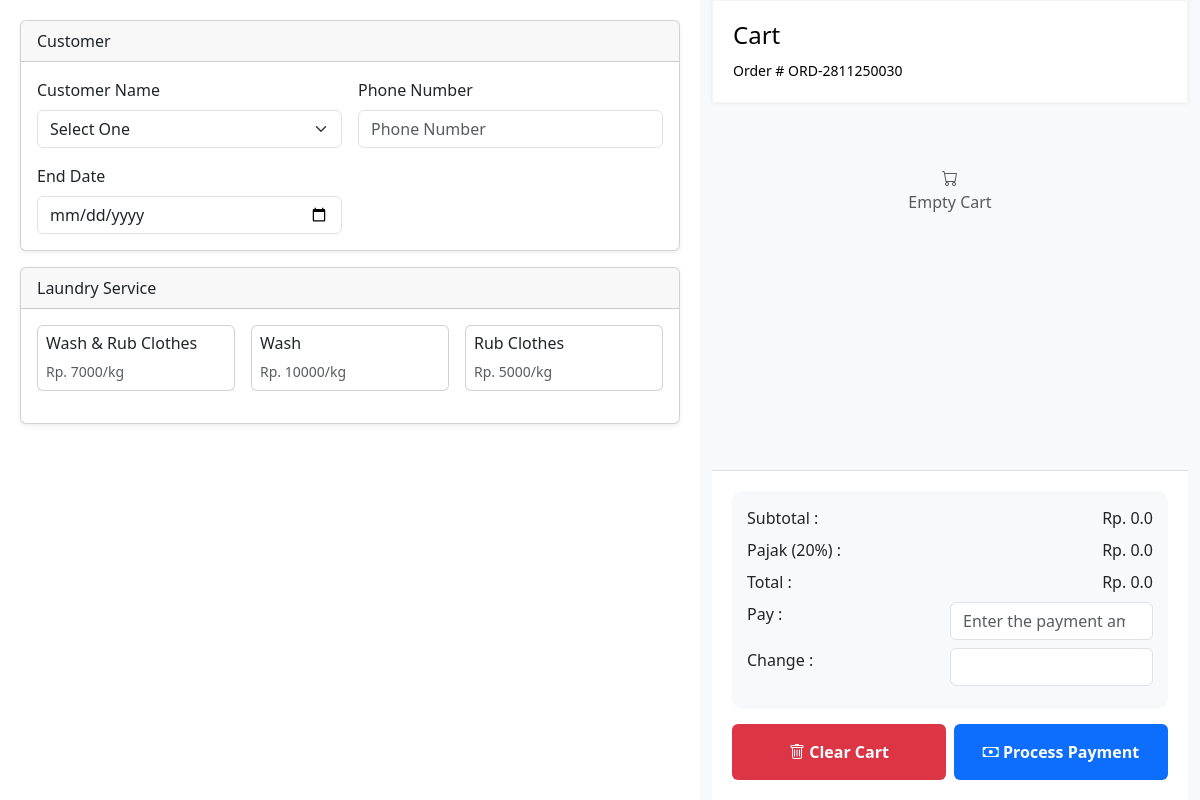
The app's page /pos/add-order.php, older data.
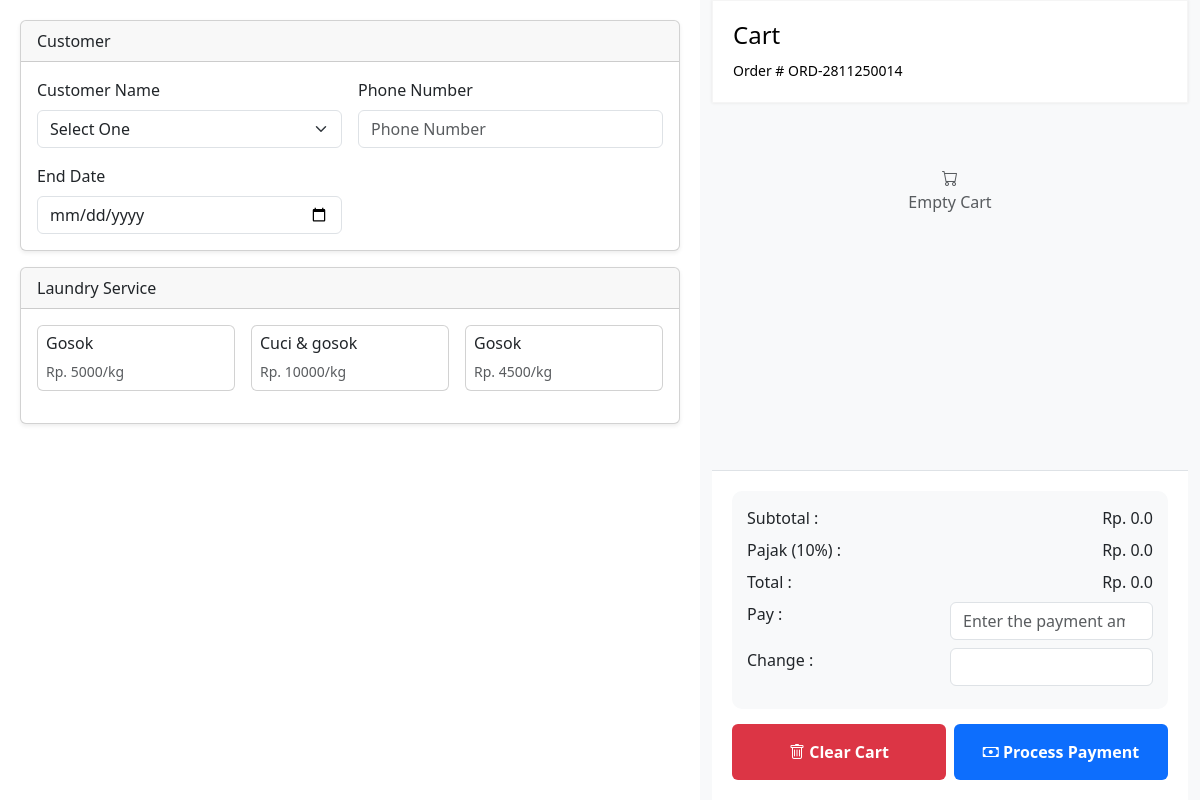
The same page, newer data.
### tables this page shows
CREATE TABLE `services` (
  `id` int(11) NOT NULL,
  `name` varchar(50) NOT NULL,
  `price` int(11) NOT NULL,
  `description` text NOT NULL,
  `created_at` timestamp NOT NULL DEFAULT current_timestamp(),
  `updated_at` timestamp NULL DEFAULT NULL ON UPDATE current_timestamp()
);

CREATE TABLE `trans_orders` (
  `id` int(11) NOT NULL,
  `customer_id` int(11) NOT NULL,
  `order_code` varchar(20) NOT NULL,
  `order_end_date` date NOT NULL,
  `order_status` tinyint(1) NOT NULL DEFAULT 0,
  `order_pay` int(11) NOT NULL,
  `order_change` int(11) NOT NULL,
  `order_tax` int(11) NOT NULL,
  `order_total` int(11) NOT NULL,
  `created_at` timestamp NOT NULL DEFAULT current_timestamp(),
  `updated_at` timestamp NULL DEFAULT NULL ON UPDATE current_timestamp()
);

CREATE TABLE `taxs` (
  `id` int(11) NOT NULL,
  `percent` int(11) NOT NULL,
  `is_active` tinyint(1) NOT NULL,
  `created_at` timestamp NOT NULL DEFAULT current_timestamp(),
  `updated_at` timestamp NULL DEFAULT NULL ON UPDATE current_timestamp()
);

### pos/add-order.php (the view, shortened to what the changed rows need)
<?php
include '../config/config.php';
$queryServices = mysqli_query($config, "SELECT * FROM services");
$rowServices = mysqli_fetch_all($queryServices, MYSQLI_ASSOC);
$querytax = mysqli_query($config, "SELECT * FROM taxs WHERE is_active = 1 ORDER BY id DESC LIMIT 1");
$rowtax = mysqli_fetch_assoc($querytax);
$orderNumbers = mysqli_query($config, "SELECT id FROM trans_orders ORDER BY id DESC LIMIT 1");
$row = mysqli_fetch_assoc($orderNumbers);
$nextId = $row ? $row['id'] + 1 : 1;
$order_code = "ORD-" . date('dmy') . str_pad($nextId, 4, "0", STR_PAD_LEFT);
?>
<!DOCTYPE html>
<html lang="en">
<head>
    <link href="https://cdn.jsdelivr.net/npm/bootstrap@5.3.8/dist/css/bootstrap.min.css" rel="stylesheet"
 />
    <link rel="stylesheet" href="../assets/css/enrio.css" />
    <link rel="stylesheet" href="https://cdn.jsdelivr.net/npm/bootstrap-icons@1.13.1/font/bootstrap-icons.min.css" />
</head>
<body>
    <div class="container-fluid container-pos">
        <div class="row h-100">
            <div class="col-md-7 product-section">
                <div class="card shadow-sm mb-3">
                    <div class="card-body">
                        <div class="row g-3">
                            <?php foreach ($rowServices as $service) : ?>
                                <div class="col-md-4 mb-3">
                                    <div class="card service-card p-2"
                                        onclick="openModal(<?php echo htmlspecialchars(json_encode($service)) ?>)">
                                        <h6><?php echo $service['name'] ?></h6>
                                        <small class="text-muted">Rp. <?php echo $service['price'] ?>/kg</small>
                                    </div>
                                </div>
                            <?php endforeach ?>
                        </div>
                    </div>
                </div>
            </div>
            <div class="col-md-5 cart-section">
                <div class="cart-header">
                    <small>Order # <span class="orderNumber"><?php echo $order_code ?></span></small>
                </div>
                <div class="cart-footer">
                    <div class="total-section">
                        <div class="d-flex justify-content-between mb-2">
                            <span>Pajak (<?php echo $rowtax['percent'] ?>%) :</span>
                            <span id="tax">Rp. 0.0</span>
                        </div>
                    </div>
                </div>
            </div>
        </div>
    </div>
</body>
</html>

Row changes from the older to the newer data that the page shows:
removed services: name "Wash & Rub Clothes", price "7000"
removed services: name "Wash", price "10000"
removed services: name "Rub Clothes", price "5000"
removed trans_orders: id "ORD-2811250030"
removed taxs: percent "20"
added services: name "Gosok", price "5000"
added services: name "Cuci & gosok", price "10000"
added services: name "Gosok", price "4500"
added trans_orders: id "ORD-2811250014"
added taxs: percent "10"
